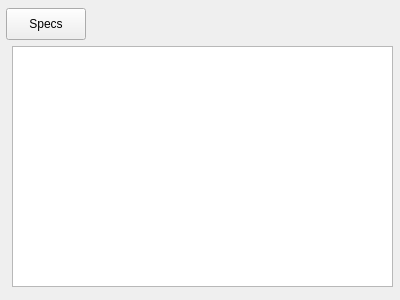
<?xml version="1.0" encoding="UTF-8"?>
<ui version="4.0">
 <class>LensDataManagerDock</class>
 <widget class="QWidget" name="LensDataManagerDock">
  <property name="geometry">
   <rect>
    <x>0</x>
    <y>0</y>
    <width>400</width>
    <height>300</height>
   </rect>
  </property>
  <property name="windowTitle">
   <string>Form</string>
  </property>
  <widget class="QPushButton" name="pushButton">
   <property name="geometry">
    <rect>
     <x>6</x>
     <y>8</y>
     <width>80</width>
     <height>32</height>
    </rect>
   </property>
   <property name="text">
    <string>Specs</string>
   </property>
  </widget>
  <widget class="QTableWidget" name="tableWidget">
   <property name="geometry">
    <rect>
     <x>12</x>
     <y>46</y>
     <width>381</width>
     <height>241</height>
    </rect>
   </property>
  </widget>
 </widget>
 <resources/>
 <connections/>
</ui>
